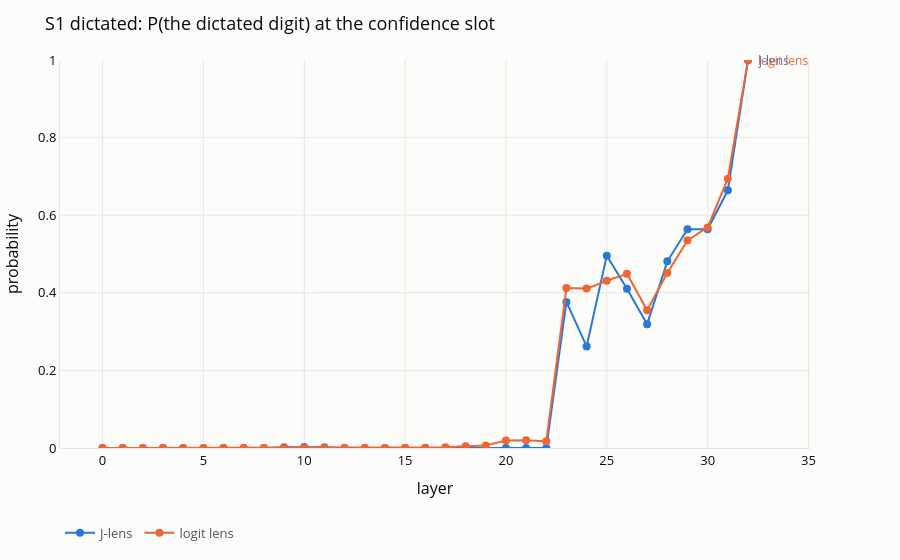

The cell this chart's notebook holds for it:
### Code cell
# Every dictated item, not just one. A criterion resting on a single prompt is a
# coin flip wearing a criterion's clothes.
s1_curves = {"J-lens": [], "logit lens": []}
s1_hits = {}

for item in synthetic.dictated_items(scale=SCALE):
    prompt = confidence_prompt(item)
    j_probs, l_probs, final = readout(prompt)
    wid = DIGIT_IDS[synthetic.digits_of(item.target)[0]]

    s1_curves["J-lens"].append([j_probs[l][wid] for l in LAYERS])
    s1_curves["logit lens"].append([l_probs[l][wid] for l in LAYERS])
    s1_hits[item.item_id] = hits(prompt, str(item.target),
                                 probs=(j_probs, l_probs, final))
    print(f"{item.item_id}  target={item.target}  P(final)={final[wid]:.3f}  "
          f"top-5 at layers {s1_hits[item.item_id] or 'never'}")

read_late = float(np.mean(
    [any(l >= N_LAYERS // 2 for l in ls) for ls in s1_hits.values()]))
print(f"\nitems whose digit is read in the top half of the stack: {read_late:.0%}")

viz.series_line(
    LAYERS, {k: np.mean(np.array(v), axis=0) for k, v in s1_curves.items()},
    y_range=(0, 1),
    title="S1 dictated: P(the dictated digit) at the confidence slot",
    xaxis="layer", yaxis="probability",
).show()

### Figure 1 — Plotly figure (JSON) as saved in the notebook; plotly's stock layout.template omitted (floating-point values rounded to 4 significant figures)
{"data": [{"hovertemplate": "J-lens<br>layer %{x}<br>%{y:.3f}<extra></extra>", "line": {"color": "#2a78d6", "width": 2}, "marker": {"color": "#2a78d6", "size": 8}, "mode": "lines+markers", "name": "J-lens", "type": "scatter", "x": [0, 1, 2, 3, 4, 5, 6, 7, 8, 9, 10, 11, 12, 13, 14, 15, 16, 17, 18, 19, 20, 21, 22, 23, 24, 25, 26, 27, 28, 29, 30, 31, 32], "y": [8.09e-35, 3.891e-15, 2.875e-10, 2.159e-09, 4.374e-14, 1.509e-09, 1.43e-06, 1.515e-05, 0.000282, 0.002175, 0.002762, 0.001808, 0.0001889, 3.307e-11, 3.167e-11, 2.52e-15, 2.118e-16, 1.225e-18, 1.341e-20, 1.687e-20, 3.906e-12, 3.119e-13, 7.126e-13, 0.3766, 0.2618, 0.4958, 0.4106, 0.3192, 0.4811, 0.5641, 0.5637, 0.6641, 0.9995]}, {"hovertemplate": "logit lens<br>layer %{x}<br>%{y:.3f}<extra></extra>", "line": {"color": "#eb6834", "width": 2}, "marker": {"color": "#eb6834", "size": 8}, "mode": "lines+markers", "name": "logit lens", "type": "scatter", "x": [0, 1, 2, 3, 4, 5, 6, 7, 8, 9, 10, 11, 12, 13, 14, 15, 16, 17, 18, 19, 20, 21, 22, 23, 24, 25, 26, 27, 28, 29, 30, 31, 32], "y": [1.85e-15, 6.626e-18, 8.096e-16, 9.277e-16, 8.651e-15, 2.349e-12, 2.873e-09, 5.984e-08, 9.207e-06, 2.219e-05, 8.557e-05, 0.000201, 0.0002575, 0.0002133, 0.0001359, 0.0003586, 0.0004225, 0.001833, 0.00469, 0.006642, 0.01916, 0.01985, 0.01747, 0.4123, 0.4108, 0.4311, 0.4492, 0.3549, 0.4511, 0.5352, 0.5686, 0.694, 0.9997]}], "layout": {"annotations": [{"font": {"color": "#2a78d6", "size": 12}, "showarrow": false, "text": "J-lens", "x": 32, "xanchor": "left", "xshift": 8, "y": 0.9995}, {"font": {"color": "#eb6834", "size": 12}, "showarrow": false, "text": "logit lens", "x": 32, "xanchor": "left", "xshift": 8, "y": 0.9997}], "font": {"color": "#0b0b0b", "size": 13}, "legend": {"font": {"color": "#52514e"}, "orientation": "h", "x": 0, "y": -0.18}, "margin": {"b": 50, "l": 60, "r": 90, "t": 60}, "paper_bgcolor": "#fcfcfb", "plot_bgcolor": "#fcfcfb", "title": {"text": "S1 dictated: P(the dictated digit) at the confidence slot"}, "xaxis": {"gridcolor": "#e8e7e3", "linecolor": "#e8e7e3", "title": {"text": "layer"}, "zeroline": false}, "yaxis": {"gridcolor": "#e8e7e3", "linecolor": "#e8e7e3", "range": [0, 1], "title": {"text": "probability"}, "zeroline": false}}}
